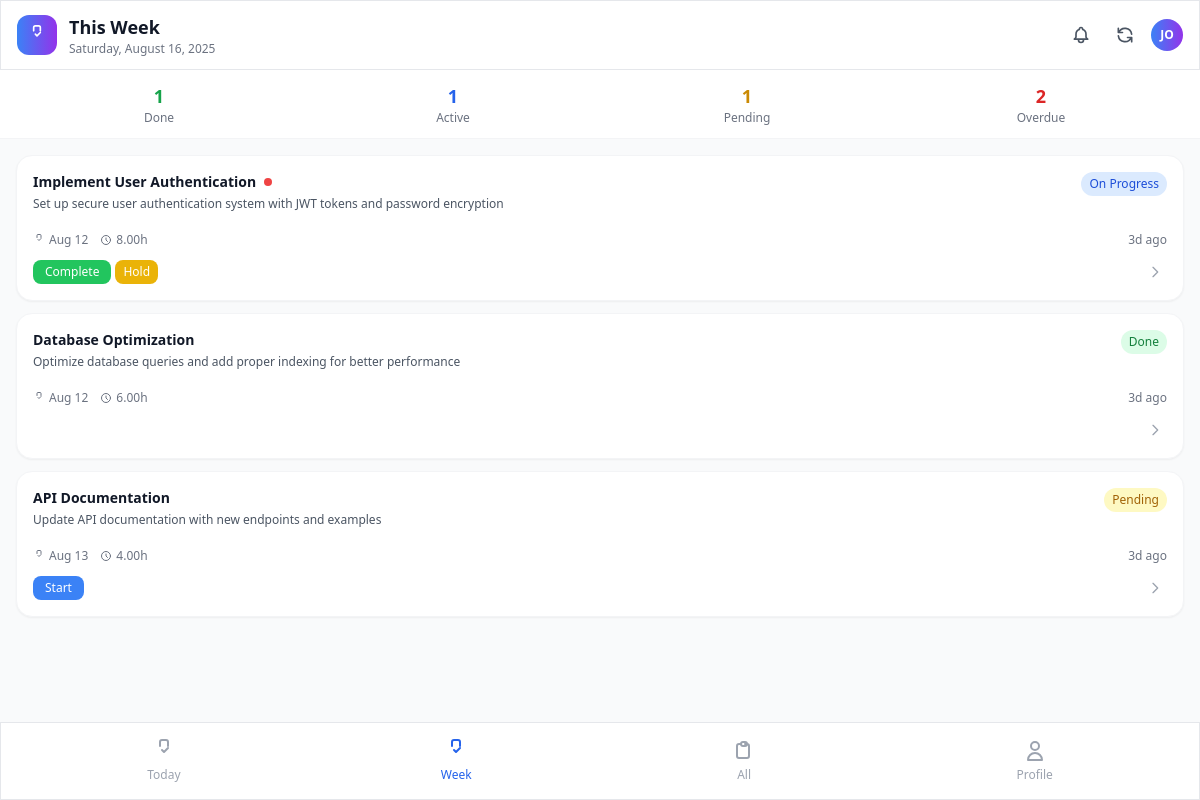
The page /index.php?page=week (signed in) on the database its author committed.
### tables this page shows
CREATE TABLE tasks (
    id INT PRIMARY KEY AUTO_INCREMENT,
    title VARCHAR(200) NOT NULL,
    details TEXT,
    date DATE NOT NULL,
    assigned_to INT NOT NULL,
    created_by INT NOT NULL,
    approved_by INT NULL,
    updated_by INT NULL,   
    status ENUM('Pending','On Progress','Done','Approved','On Hold') DEFAULT 'Pending',
    priority ENUM('low','medium','high') DEFAULT 'medium',
    estimated_hours DECIMAL(4,2) NULL,
    actual_hours DECIMAL(4,2) NULL,
    due_time TIME NULL,
    tags JSON NULL,
    attachments JSON NULL,
    completion_notes TEXT NULL,
    created_at TIMESTAMP DEFAULT CURRENT_TIMESTAMP,
    updated_at TIMESTAMP DEFAULT CURRENT_TIMESTAMP ON UPDATE CURRENT_TIMESTAMP,
    
    FOREIGN KEY (assigned_to) REFERENCES users(id) ON DELETE RESTRICT,
    FOREIGN KEY (created_by) REFERENCES users(id) ON DELETE RESTRICT,
    FOREIGN KEY (approved_by) REFERENCES users(id) ON DELETE SET NULL,
    FOREIGN KEY (updated_by) REFERENCES users(id) ON DELETE SET NULL,
    
    INDEX idx_assigned_to (assigned_to),
    INDEX idx_date (date),
    INDEX idx_status (status),
    INDEX idx_priority (priority),
    INDEX idx_created_by (created_by),
    INDEX idx_date_status (date, status),
    INDEX idx_assigned_date (assigned_to, date)
);

### includes/functions.php (called while the page is built, shortened)
<?php
require_once 'db.php';
function getUserStats($userId) {
    global $pdo;
    $stmt = $pdo->prepare("
        SELECT
            COUNT(*) as total,
            SUM(CASE WHEN status = 'Pending' THEN 1 ELSE 0 END) as pending,
            SUM(CASE WHEN status = 'On Progress' THEN 1 ELSE 0 END) as in_progress,
            SUM(CASE WHEN status = 'Done' THEN 1 ELSE 0 END) as done,
            SUM(CASE WHEN status = 'Approved' THEN 1 ELSE 0 END) as approved,
            SUM(CASE WHEN status = 'On Hold' THEN 1 ELSE 0 END) as on_hold,
            SUM(CASE WHEN status IN ('Done', 'Approved') THEN 1 ELSE 0 END) as completed,
            AVG(CASE WHEN status IN ('Done', 'Approved') THEN actual_hours END) as avg_completion_time,
            COUNT(CASE WHEN date < CURDATE() AND status NOT IN ('Done', 'Approved') THEN 1 END) as overdue
        FROM tasks
        WHERE assigned_to = ? AND date >= DATE_SUB(CURDATE(), INTERVAL 30 DAY)
    ");
    $stmt->execute([$userId]);
    $stats = $stmt->fetch();
    return $stats;
}
function timeAgo($datetime) {
    $time = time() - strtotime($datetime);
    if ($time < 2592000) return floor($time/86400) . 'd ago';
    return floor($time/31536000) . ' year' . (floor($time/31536000) > 1 ? 's' : '') . ' ago';
}
?>

### index.php (the view, shortened to what this page needs)
<?php
require_once 'includes/db.php';
require_once 'includes/functions.php';
$currentPage = $_GET['page'] ?? 'today';
switch ($currentPage) {
    case 'week':
        $tasks = getWeekTasks($_SESSION['user_id']);
        $pageTitle = "This Week";
        break;
}
$userStats = getUserStats($_SESSION['user_id']);
?>
<!DOCTYPE html>
<html lang="en">
<head>
    <script src="https://cdn.tailwindcss.com"></script>
</head>
<body class="bg-gray-50 min-h-screen pb-20">
    <header class="sticky top-0 z-40 glass-effect border-b border-gray-200">
        <div class="px-4 py-3">
            <div class="flex items-center justify-between">
                <div class="flex items-center space-x-3">
                    <div class="w-10 h-10 bg-gradient-to-r from-blue-500 to-purple-600 rounded-xl flex items-center justify-center">
                        <svg class="w-5 h-5 text-white" fill="none" stroke="currentColor" viewBox="0 0 24 24">
                            <path stroke-linecap="round" stroke-linejoin="round" stroke-width="2" d="M8 7V3a2 2 0 012-2h4a2 2 0 012 2v4m-6 4l2 2 4-4"></path>
                        </svg>
                    </div>
                    <div>
                        <h1 class="text-lg font-bold text-gray-900"><?= $pageTitle ?></h1>
                        <p class="text-xs text-gray-500"><?= date('l, F j, Y') ?></p>
                    </div>
                </div>
                <div class="flex items-center space-x-2">
                    <button onclick="toggleNotifications()" class="relative p-2 rounded-lg hover:bg-gray-100 transition-colors">
                    </button>
                    <button onclick="refreshTasks()" class="p-2 rounded-lg hover:bg-gray-100 transition-colors">
                        <svg class="w-5 h-5 text-gray-600" fill="none" stroke="currentColor" viewBox="0 0 24 24">
                            <path stroke-linecap="round" stroke-linejoin="round" stroke-width="2" d="M4 4v5h.582m15.356 2A8.001 8.001 0 004.582 9m0 0H9m11 11v-5h-.581m0 0a8.003 8.003 0 01-15.357-2m15.357 2H15"></path>
                        </svg>
                    </button>
                    <div class="w-8 h-8 bg-gradient-to-r from-blue-500 to-purple-600 rounded-full flex items-center justify-center">
                        <span class="text-white font-semibold text-xs"><?= strtoupper(substr($_SESSION['user_name'], 0, 2)) ?></span>
                    </div>
                </div>
            </div>
        </div>
    </header>
    <div class="px-4 py-3 bg-white border-b border-gray-100">
        <div class="grid grid-cols-4 gap-2">
            <div class="text-center">
                <p class="text-lg font-bold text-green-600"><?= $userStats['completed'] ?? 0 ?></p>
                <p class="text-xs text-gray-500">Done</p>
            </div>
            <div class="text-center">
                <p class="text-lg font-bold text-blue-600"><?= $userStats['in_progress'] ?? 0 ?></p>
                <p class="text-xs text-gray-500">Active</p>
            </div>
            <div class="text-center">
                <p class="text-lg font-bold text-yellow-600"><?= $userStats['pending'] ?? 0 ?></p>
                <p class="text-xs text-gray-500">Pending</p>
            </div>
            <div class="text-center">
                <p class="text-lg font-bold text-red-600"><?= $userStats['overdue'] ?? 0 ?></p>
                <p class="text-xs text-gray-500">Overdue</p>
            </div>
        </div>
    </div>
    <main class="px-4 py-4 space-y-3">
        <?php if (empty($tasks)): ?>
            <div class="bg-white rounded-2xl p-8 text-center shadow-sm slide-up">
                <div class="w-16 h-16 bg-gray-100 rounded-full flex items-center justify-center mx-auto mb-4">
                    <svg class="w-8 h-8 text-gray-400" fill="none" stroke="currentColor" viewBox="0 0 24 24">
                        <path stroke-linecap="round" stroke-linejoin="round" stroke-width="2" d="M9 12h6m-6 4h6m2 5H7a2 2 0 01-2-2V5a2 2 0 012-2h5.586a1 1 0 01.707.293l5.414 5.414a1 1 0 01.293.707V19a2 2 0 01-2 2z"></path>
                    </svg>
                </div>
                <h3 class="text-lg font-semibold text-gray-900 mb-2">No tasks found</h3>
                <p class="text-sm text-gray-500 mb-4">You're all caught up! Check back later for new assignments.</p>
                <?php if ($currentPage === 'today'): ?>
                    <button onclick="showOtherDays()" class="px-4 py-2 bg-blue-500 text-white rounded-lg text-sm font-medium hover:bg-blue-600 transition-colors">
                        View Other Days
                    </button>
                <?php endif; ?>
            </div>
        <?php else: ?>
            <div class="space-y-3">
                <?php foreach ($tasks as $index => $task): ?>
                    <div class="task-card bg-white rounded-2xl p-4 shadow-sm border border-gray-100 slide-up"
                         style="animation-delay: <?= $index * 0.1 ?>s"
                         onclick="openTaskDetail(<?= $task['id'] ?>)">
                        <div class="flex items-start justify-between mb-3">
                            <div class="flex-1">
                                <div class="flex items-center space-x-2 mb-1">
                                    <h4 class="font-semibold text-gray-900 text-sm line-clamp-1"><?= htmlspecialchars($task['title']) ?></h4>
                                    <?php if ($task['priority'] === 'high'): ?>
                                        <span class="w-2 h-2 bg-red-500 rounded-full"></span>
                                    <?php endif; ?>
                                </div>
                                <?php if (!empty($task['details'])): ?>
                                    <p class="text-xs text-gray-600 line-clamp-2 mb-2"><?= htmlspecialchars(substr($task['details'], 0, 100)) ?><?= strlen($task['details']) > 100 ? '...' : '' ?></p>
                                <?php endif; ?>
                            </div>
                            <span class="px-2 py-1 text-xs rounded-full font-medium ml-2 <?= getStatusStyle($task['status']) ?>">
                                <?= $task['status'] ?>
                            </span>
                        </div>
                        <div class="flex items-center justify-between text-xs text-gray-500 mb-3">
                            <div class="flex items-center space-x-3">
                                <span class="flex items-center">
                                    <svg class="w-3 h-3 mr-1" fill="none" stroke="currentColor" viewBox="0 0 24 24">
                                        <path stroke-linecap="round" stroke-linejoin="round" stroke-width="2" d="M8 7V3a2 2 0 012-2h4a2 2 0 012 2v4m-6 4l2 2 4-4"></path>
                                    </svg>
                                    <?= date('M j', strtotime($task['date'])) ?>
                                </span>
                                <?php if ($task['estimated_hours']): ?>
                                    <span class="flex items-center">
                                        <svg class="w-3 h-3 mr-1" fill="none" stroke="currentColor" viewBox="0 0 24 24">
                                            <path stroke-linecap="round" stroke-linejoin="round" stroke-width="2" d="M12 8v4l3 3m6-3a9 9 0 11-18 0 9 9 0 0118 0z"></path>
                                        </svg>
                                        <?= $task['estimated_hours'] ?>h
                                    </span>
                                <?php endif; ?>
                            </div>
                            <span><?= timeAgo($task['created_at']) ?></span>
                        </div>
                        <div class="flex items-center justify-between">
                            <div class="flex space-x-1">
                                <?php if ($task['status'] === 'Pending'): ?>
                                    <button onclick="event.stopPropagation(); updateTaskStatus(<?= $task['id'] ?>, 'On Progress')"
                                            class="px-3 py-1 bg-blue-500 text-white text-xs rounded-lg hover:bg-blue-600 transition-colors">
                                        Start
                                    </button>
                                <?php elseif ($task['status'] === 'On Progress'): ?>
                                    <button onclick="event.stopPropagation(); updateTaskStatus(<?= $task['id'] ?>, 'Done')"
                                            class="px-3 py-1 bg-green-500 text-white text-xs rounded-lg hover:bg-green-600 transition-colors">
                                        Complete
                                    </button>
                                    <button onclick="event.stopPropagation(); updateTaskStatus(<?= $task['id'] ?>, 'On Hold')"
                                            class="px-2 py-1 bg-yellow-500 text-white text-xs rounded-lg hover:bg-yellow-600 transition-colors">
                                        Hold
                                    </button>
                                <?php endif; ?>
                            </div>
                            <button onclick="openTaskDetail(<?= $task['id'] ?>)" class="p-1 rounded-lg hover:bg-gray-100 transition-colors">
                                <svg class="w-4 h-4 text-gray-400" fill="none" stroke="currentColor" viewBox="0 0 24 24">
                                    <path stroke-linecap="round" stroke-linejoin="round" stroke-width="2" d="M9 5l7 7-7 7"></path>
                                </svg>
                            </button>
                        </div>
                    </div>
                <?php endforeach; ?>
            </div>
        <?php endif; ?>
    </main>
    <nav class="fixed bottom-0 left-0 right-0 bg-white border-t border-gray-200 px-4 py-2 glass-effect">
        <div class="flex justify-around">
            <a href="?page=today" class="flex flex-col items-center space-y-1 p-2 <?= $currentPage === 'today' ? 'text-blue-600' : 'text-gray-400' ?> transition-colors">
                <svg class="w-6 h-6" fill="none" stroke="currentColor" viewBox="0 0 24 24">
                    <path stroke-linecap="round" stroke-linejoin="round" stroke-width="2" d="M8 7V3a2 2 0 012-2h4a2 2 0 012 2v4m-6 4l2 2 4-4"></path>
                </svg>
                <span class="text-xs font-medium">Today</span>
            </a>
            <a href="?page=week" class="flex flex-col items-center space-y-1 p-2 <?= $currentPage === 'week' ? 'text-blue-600' : 'text-gray-400' ?> transition-colors">
                <svg class="w-6 h-6" fill="none" stroke="currentColor" viewBox="0 0 24 24">
                    <path stroke-linecap="round" stroke-linejoin="round" stroke-width="2" d="M8 7V3a2 2 0 012-2h4a2 2 0 012 2v4m-6 4l2 2 4-4"></path>
                </svg>
                <span class="text-xs font-medium">Week</span>
            </a>
            <a href="?page=all" class="flex flex-col items-center space-y-1 p-2 <?= $currentPage === 'all' ? 'text-blue-600' : 'text-gray-400' ?> transition-colors">
                <svg class="w-6 h-6" fill="none" stroke="currentColor" viewBox="0 0 24 24">
                    <path stroke-linecap="round" stroke-linejoin="round" stroke-width="2" d="M9 5H7a2 2 0 00-2 2v10a2 2 0 002 2h8a2 2 0 002-2V7a2 2 0 00-2-2h-2M9 5a2 2 0 002 2h2a2 2 0 002-2M9 5a2 2 0 012-2h2a2 2 0 012 2"></path>
                </svg>
                <span class="text-xs font-medium">All</span>
            </a>
            <a href="profile.php" class="flex flex-col items-center space-y-1 p-2 text-gray-400 transition-colors">
                <svg class="w-6 h-6" fill="none" stroke="currentColor" viewBox="0 0 24 24">
                    <path stroke-linecap="round" stroke-linejoin="round" stroke-width="2" d="M16 7a4 4 0 11-8 0 4 4 0 018 0zM12 14a7 7 0 00-7 7h14a7 7 0 00-7-7z"></path>
                </svg>
                <span class="text-xs font-medium">Profile</span>
            </a>
        </div>
    </nav>
</body>
</html>
<?php
function getStatusStyle($status) {
    switch ($status) {
        case 'Pending': return 'bg-yellow-100 text-yellow-700 border-yellow-200';
        case 'On Progress': return 'bg-blue-100 text-blue-700 border-blue-200';
        case 'Done': return 'bg-green-100 text-green-700 border-green-200';
    }
}
function getWeekTasks($userId) {
    global $pdo;
    $stmt = $pdo->prepare("
        SELECT t.*, u.name as assigned_name, c.name as created_name
        FROM tasks t
        LEFT JOIN users u ON t.assigned_to = u.id
        LEFT JOIN users c ON t.created_by = c.id
        WHERE t.assigned_to = ?
        AND t.date >= DATE_SUB(CURDATE(), INTERVAL WEEKDAY(CURDATE()) DAY)
        AND t.date <= DATE_ADD(DATE_SUB(CURDATE(), INTERVAL WEEKDAY(CURDATE()) DAY), INTERVAL 6 DAY)
        ORDER BY t.date ASC,
        CASE WHEN t.status = 'On Progress' THEN 1
             WHEN t.status = 'Pending' THEN 2
             WHEN t.status = 'Done' THEN 3
             ELSE 4 END
    ");
    $stmt->execute([$userId]);
    return $stmt->fetchAll();
}
?>

### index.php (style rules this page uses)
.glass-effect { backdrop-filter: blur(10px); background: rgba(255, 255, 255, 0.95); border: 1px solid rgba(255, 255, 255, 0.2); }
.task-card { transition: all 0.2s ease; }
.slide-up { animation: slideUp 0.3s ease-out; }

### rows shown on the page
tasks: title "Implement User Authentication", priority "high" (drawn), details "Set up secure user authentication system with JWT tokens and password encryption", status "On Progress", date "Aug 12", estimated_hours "8.00", created_at "3d ago"
tasks: title "Database Optimization", details "Optimize database queries and add proper indexing for better performance", status "Done", date "Aug 12", estimated_hours "6.00", created_at "3d ago"
tasks: title "API Documentation", details "Update API documentation with new endpoints and examples", status "Pending", date "Aug 13", estimated_hours "4.00", created_at "3d ago"

### other values the page prints
$pageTitle "This Week"
substr($_SESSION['user_name'], 0, 2) "JO"
$userStats['completed'] "1"
$userStats['in_progress'] "1"
$userStats['pending'] "1"
$userStats['overdue'] "2"
